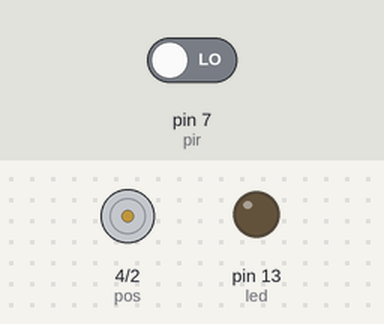
This sketch was run on a simulated Arduino Uno, built with avr-gcc and run on an emulated ATmega328P. Parts: motor-driver pin pairs drawn as motors (green arrow = first pin HIGH = forward, orange = second pin HIGH = backward, longer = more drive), output pins drawn as LEDs (lit = HIGH). The inputs (shaded band) are chosen by the test bench; at power-on: pin 7 (pir) LOW. What the sketch prints to the serial monitor is not drawn.

Above: at 1.2 s.
1.3 s: pin 7 (pir) driven HIGH
At 2.7 s:
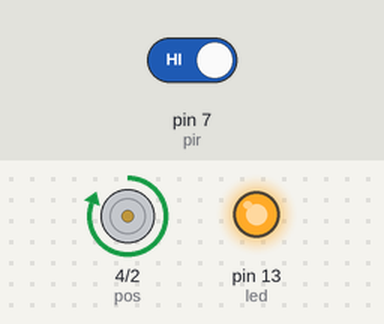
At 4.1 s:
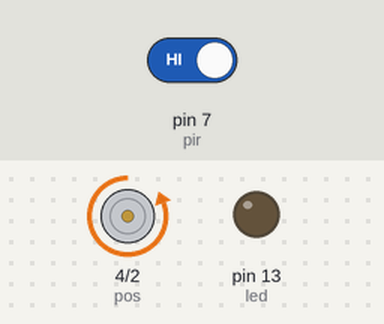
4.3 s: pin 7 (pir) driven LOW
At 5.0 s:
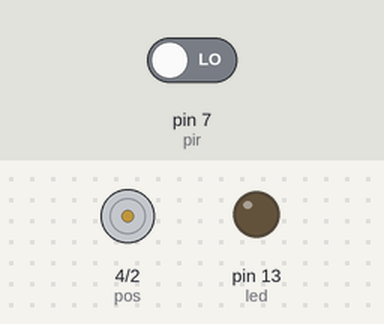
Timing chart, 0 to 7.3 s (numbered marks = the images above; inputs shaded):
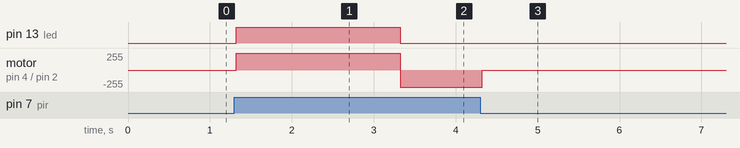

The sketch:

pir_sensor_door.ino
```cpp
int pir=7;
int led=13;
int pos=4;
int neg=2;


void setup()
{ Serial.begin(9600);
pinMode(pir,INPUT);
pinMode(pos,OUTPUT);
pinMode(neg,OUTPUT);
pinMode(led,OUTPUT);
digitalWrite(pos,LOW);
digitalWrite(neg,LOW);
digitalWrite(led,LOW);

  // put your setup code here, to run once:

}

void loop()
{ Serial.println(digitalRead(pir));

  if(digitalRead(pir)==HIGH)
  {
    Serial.print("DOOR is OPENING ");
   digitalWrite(pos,HIGH);
   digitalWrite(neg,LOW);
   digitalWrite(led,HIGH);
   Serial.print(digitalRead(pos));
   Serial.println(digitalRead(neg));
   delay(1000);
   Serial.print("door is open ");
   //delay(2000);
   //digitalWrite(pos,LOW);
  // digitalWrite(neg,LOW);
   Serial.print(digitalRead(pos));
   Serial.println(digitalRead(neg));
   delay(1000);
   Serial.print("door is closing");
   digitalWrite(pos,LOW);
   digitalWrite(neg,HIGH);
   digitalWrite(led,LOW);
   Serial.print(digitalRead(pos));
   Serial.println(digitalRead(neg));
   delay(1000);
   Serial.print("door is closed");
   digitalWrite(pos,LOW);
   digitalWrite(neg,LOW);
     Serial.print(digitalRead(pos));
   Serial.println(digitalRead(neg));
  }


}
```

Measured:
- after the input at 1.3 s, pin 13 (led): LOW → HIGH at once, → LOW 2.0 s later; motor on pin 4 (pos) / pin 2 (neg): stopped → forward 255/255 at once, → backward 255/255 2.0 s later
- after the input at 4.3 s, pin 13 (led): stops changing and stays LOW
